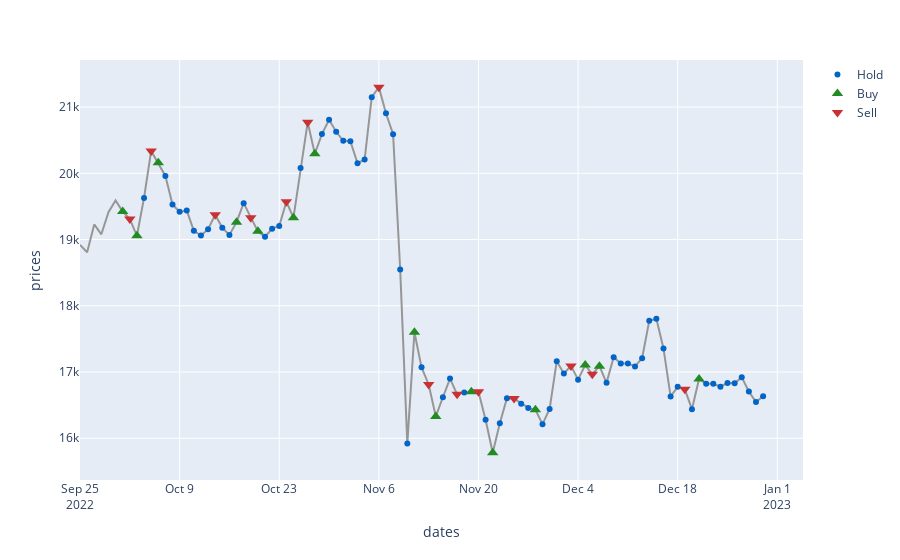

Notebook source saved alongside this figure:
### Code cell
fig = px.line(df_robot_actions_and_env, x="dates", y="prices", color_discrete_sequence=['#969696'])
fig.add_trace(go.Scatter(name='Hold', x=df_robot_actions_and_env[df_robot_actions_and_env['actions'] == 2]['dates'], y=df_robot_actions_and_env[df_robot_actions_and_env['actions'] == 2]['prices'], mode='markers', marker_symbol='circle', marker_color='#0064c8'))
fig.add_trace(go.Scatter(name='Buy', x=df_robot_actions_and_env[df_robot_actions_and_env['actions'] == 1]['dates'], y=df_robot_actions_and_env[df_robot_actions_and_env['actions'] == 1]['prices'], mode='markers', marker_symbol='triangle-up', marker_size=10, marker_color='#228b22'))
fig.add_trace(go.Scatter(name='Sell', x=df_robot_actions_and_env[df_robot_actions_and_env['actions'] == 0]['dates'], y=df_robot_actions_and_env[df_robot_actions_and_env['actions'] == 0]['prices'], mode='markers', marker_symbol='triangle-down', marker_size=10, marker_color='#c83232'))

fig.show()
